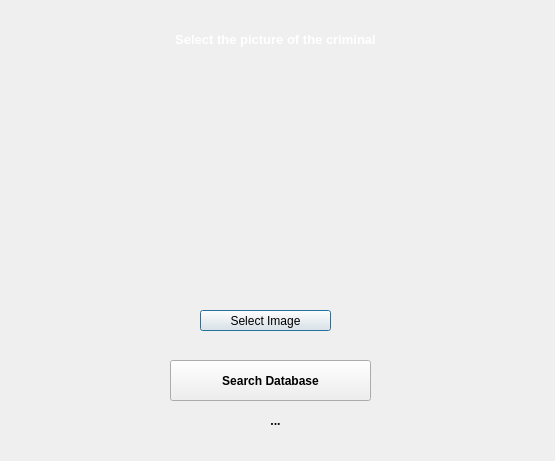
<?xml version="1.0" encoding="UTF-8"?>
<ui version="4.0">
 <class>Dialog</class>
 <widget class="QDialog" name="Dialog">
  <property name="geometry">
   <rect>
    <x>0</x>
    <y>0</y>
    <width>555</width>
    <height>461</height>
   </rect>
  </property>
  <property name="windowTitle">
   <string>Search Criminal DB</string>
  </property>
  <property name="autoFillBackground">
   <bool>false</bool>
  </property>
  <property name="styleSheet">
   <string notr="true">background-image: url(resources/bg1.jpg);</string>
  </property>
  <widget class="QLabel" name="label_6">
   <property name="geometry">
    <rect>
     <x>0</x>
     <y>30</y>
     <width>551</width>
     <height>20</height>
    </rect>
   </property>
   <property name="font">
    <font>
     <pointsize>12</pointsize>
     <weight>75</weight>
     <bold>true</bold>
    </font>
   </property>
   <property name="text">
    <string>&lt;html&gt;&lt;head/&gt;&lt;body&gt;&lt;p&gt;&lt;span style=&quot; font-size:10pt; font-weight:600; color:#ffffff;&quot;&gt;Select the picture of the criminal&lt;/span&gt;&lt;/p&gt;&lt;/body&gt;&lt;/html&gt;</string>
   </property>
   <property name="alignment">
    <set>Qt::AlignCenter</set>
   </property>
  </widget>
  <widget class="QPushButton" name="select_image">
   <property name="geometry">
    <rect>
     <x>200</x>
     <y>310</y>
     <width>131</width>
     <height>21</height>
    </rect>
   </property>
   <property name="styleSheet">
    <string notr="true">background-image: url(resources/white.png);</string>
   </property>
   <property name="text">
    <string>Select Image</string>
   </property>
   <property name="icon">
    <iconset>
     <normaloff>../resources/photo.png</normaloff>../resources/photo.png</iconset>
   </property>
  </widget>
  <widget class="QPushButton" name="search_database">
   <property name="geometry">
    <rect>
     <x>170</x>
     <y>360</y>
     <width>201</width>
     <height>41</height>
    </rect>
   </property>
   <property name="font">
    <font>
     <pointsize>9</pointsize>
     <weight>75</weight>
     <bold>true</bold>
    </font>
   </property>
   <property name="styleSheet">
    <string notr="true">background-image: url(resources/white.png);</string>
   </property>
   <property name="text">
    <string>Search Database</string>
   </property>
   <property name="icon">
    <iconset>
     <normaloff>../resources/search.png</normaloff>../resources/search.png</iconset>
   </property>
   <property name="iconSize">
    <size>
     <width>50</width>
     <height>50</height>
    </size>
   </property>
  </widget>
  <widget class="QLabel" name="image_label">
   <property name="geometry">
    <rect>
     <x>140</x>
     <y>90</y>
     <width>281</width>
     <height>171</height>
    </rect>
   </property>
   <property name="text">
    <string/>
   </property>
   <property name="pixmap">
    <pixmap>../resources/user.png</pixmap>
   </property>
   <property name="alignment">
    <set>Qt::AlignCenter</set>
   </property>
  </widget>
  <widget class="QLabel" name="label_submit_progress">
   <property name="geometry">
    <rect>
     <x>0</x>
     <y>410</y>
     <width>551</width>
     <height>21</height>
    </rect>
   </property>
   <property name="font">
    <font>
     <family>Segoe Script</family>
     <weight>75</weight>
     <bold>true</bold>
    </font>
   </property>
   <property name="autoFillBackground">
    <bool>false</bool>
   </property>
   <property name="frameShadow">
    <enum>QFrame::Raised</enum>
   </property>
   <property name="text">
    <string>...</string>
   </property>
   <property name="alignment">
    <set>Qt::AlignCenter</set>
   </property>
   <property name="wordWrap">
    <bool>false</bool>
   </property>
  </widget>
 </widget>
 <resources>
  <include location="../resources/resurces.qrc"/>
 </resources>
 <connections/>
</ui>
